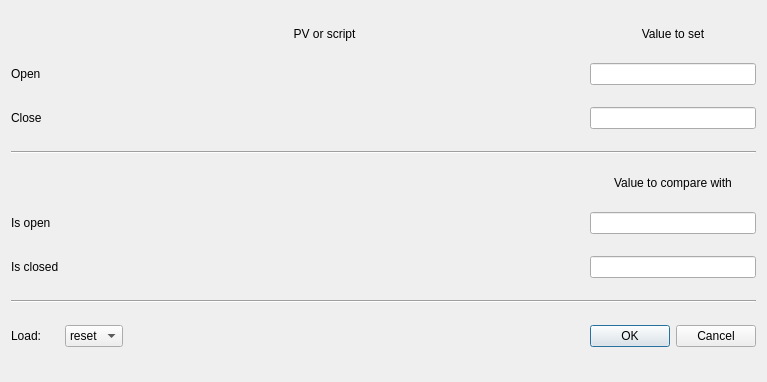
<?xml version="1.0" encoding="UTF-8"?>
<ui version="4.0">
 <class>UShutterConf</class>
 <widget class="QDialog" name="UShutterConf">
  <property name="geometry">
   <rect>
    <x>0</x>
    <y>0</y>
    <width>767</width>
    <height>382</height>
   </rect>
  </property>
  <property name="windowTitle">
   <string>Dialog</string>
  </property>
  <layout class="QGridLayout" name="gridLayout" columnstretch="0,1,0">
   <item row="3" column="0" colspan="3">
    <widget class="Line" name="line">
     <property name="orientation">
      <enum>Qt::Horizontal</enum>
     </property>
    </widget>
   </item>
   <item row="1" column="1">
    <widget class="UPVorCOM" name="doOpn" native="true">
     <property name="sizePolicy">
      <sizepolicy hsizetype="Expanding" vsizetype="Preferred">
       <horstretch>0</horstretch>
       <verstretch>0</verstretch>
      </sizepolicy>
     </property>
    </widget>
   </item>
   <item row="5" column="1">
    <widget class="UPVorCOM" name="isOpn" native="true">
     <property name="sizePolicy">
      <sizepolicy hsizetype="Expanding" vsizetype="Preferred">
       <horstretch>0</horstretch>
       <verstretch>0</verstretch>
      </sizepolicy>
     </property>
    </widget>
   </item>
   <item row="2" column="2">
    <widget class="QLineEdit" name="doClsVal"/>
   </item>
   <item row="0" column="1">
    <widget class="QLabel" name="label_2">
     <property name="text">
      <string>PV or script</string>
     </property>
     <property name="alignment">
      <set>Qt::AlignCenter</set>
     </property>
    </widget>
   </item>
   <item row="5" column="2">
    <widget class="QLineEdit" name="isOpnVal"/>
   </item>
   <item row="1" column="2">
    <widget class="QLineEdit" name="doOpnVal"/>
   </item>
   <item row="6" column="2">
    <widget class="QLineEdit" name="isClsVal"/>
   </item>
   <item row="2" column="1">
    <widget class="UPVorCOM" name="doCls" native="true">
     <property name="sizePolicy">
      <sizepolicy hsizetype="Expanding" vsizetype="Preferred">
       <horstretch>0</horstretch>
       <verstretch>0</verstretch>
      </sizepolicy>
     </property>
    </widget>
   </item>
   <item row="6" column="1">
    <widget class="UPVorCOM" name="isCls" native="true">
     <property name="sizePolicy">
      <sizepolicy hsizetype="Expanding" vsizetype="Preferred">
       <horstretch>0</horstretch>
       <verstretch>0</verstretch>
      </sizepolicy>
     </property>
    </widget>
   </item>
   <item row="0" column="2">
    <widget class="QLabel" name="label">
     <property name="sizePolicy">
      <sizepolicy hsizetype="Preferred" vsizetype="Fixed">
       <horstretch>0</horstretch>
       <verstretch>0</verstretch>
      </sizepolicy>
     </property>
     <property name="text">
      <string>Value to set</string>
     </property>
     <property name="alignment">
      <set>Qt::AlignCenter</set>
     </property>
    </widget>
   </item>
   <item row="1" column="0">
    <widget class="QLabel" name="label_4">
     <property name="text">
      <string>Open</string>
     </property>
    </widget>
   </item>
   <item row="2" column="0">
    <widget class="QLabel" name="label_5">
     <property name="text">
      <string>Close</string>
     </property>
    </widget>
   </item>
   <item row="5" column="0">
    <widget class="QLabel" name="label_6">
     <property name="text">
      <string>Is open</string>
     </property>
    </widget>
   </item>
   <item row="6" column="0">
    <widget class="QLabel" name="label_7">
     <property name="text">
      <string>Is closed</string>
     </property>
    </widget>
   </item>
   <item row="4" column="2">
    <widget class="QLabel" name="label_3">
     <property name="sizePolicy">
      <sizepolicy hsizetype="Preferred" vsizetype="Fixed">
       <horstretch>0</horstretch>
       <verstretch>0</verstretch>
      </sizepolicy>
     </property>
     <property name="text">
      <string>Value to compare with</string>
     </property>
     <property name="alignment">
      <set>Qt::AlignCenter</set>
     </property>
    </widget>
   </item>
   <item row="8" column="2">
    <widget class="QDialogButtonBox" name="buttonBox">
     <property name="orientation">
      <enum>Qt::Horizontal</enum>
     </property>
     <property name="standardButtons">
      <set>QDialogButtonBox::Cancel|QDialogButtonBox::Ok</set>
     </property>
    </widget>
   </item>
   <item row="8" column="0">
    <widget class="QLabel" name="label_8">
     <property name="text">
      <string>Load:</string>
     </property>
    </widget>
   </item>
   <item row="7" column="0" colspan="3">
    <widget class="Line" name="line_2">
     <property name="orientation">
      <enum>Qt::Horizontal</enum>
     </property>
    </widget>
   </item>
   <item row="8" column="1">
    <layout class="QHBoxLayout" name="horizontalLayout">
     <item>
      <widget class="QComboBox" name="loadPreset">
       <property name="currentIndex">
        <number>0</number>
       </property>
       <property name="insertPolicy">
        <enum>QComboBox::InsertAtBottom</enum>
       </property>
       <property name="sizeAdjustPolicy">
        <enum>QComboBox::AdjustToContents</enum>
       </property>
       <item>
        <property name="text">
         <string>reset</string>
        </property>
       </item>
      </widget>
     </item>
     <item>
      <spacer name="horizontalSpacer">
       <property name="orientation">
        <enum>Qt::Horizontal</enum>
       </property>
       <property name="sizeHint" stdset="0">
        <size>
         <width>40</width>
         <height>20</height>
        </size>
       </property>
      </spacer>
     </item>
    </layout>
   </item>
  </layout>
 </widget>
 <customwidgets>
  <customwidget>
   <class>UPVorCOM</class>
   <extends>QWidget</extends>
   <header>additional_classes.h</header>
   <container>1</container>
  </customwidget>
 </customwidgets>
 <resources/>
 <connections>
  <connection>
   <sender>buttonBox</sender>
   <signal>accepted()</signal>
   <receiver>UShutterConf</receiver>
   <slot>accept()</slot>
   <hints>
    <hint type="sourcelabel">
     <x>248</x>
     <y>254</y>
    </hint>
    <hint type="destinationlabel">
     <x>157</x>
     <y>274</y>
    </hint>
   </hints>
  </connection>
  <connection>
   <sender>buttonBox</sender>
   <signal>rejected()</signal>
   <receiver>UShutterConf</receiver>
   <slot>reject()</slot>
   <hints>
    <hint type="sourcelabel">
     <x>316</x>
     <y>260</y>
    </hint>
    <hint type="destinationlabel">
     <x>286</x>
     <y>274</y>
    </hint>
   </hints>
  </connection>
 </connections>
</ui>
